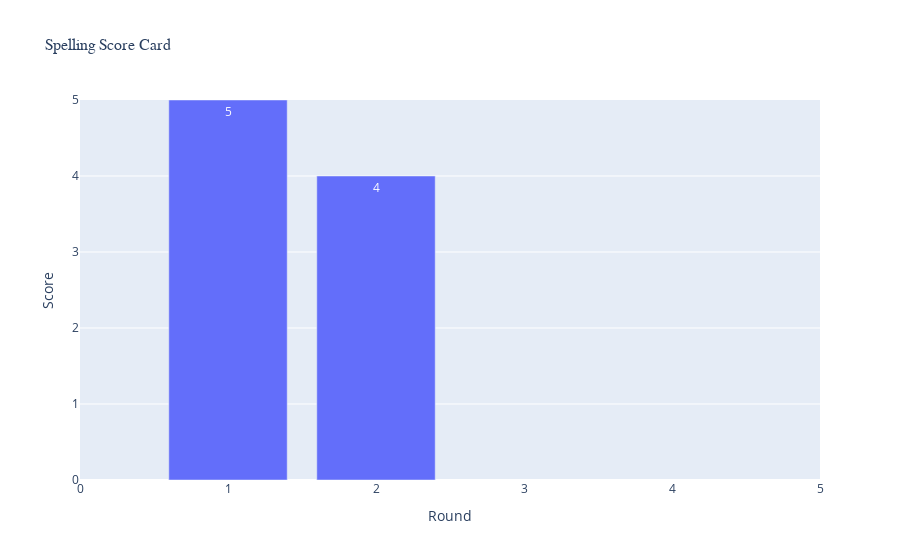

Source (notebook cell):
### Code cell
#build a spelling game 

#import necessary libraries for GUI, text to speech and audio player

import sqlite3

from gtts import gTTS
import os 


from pygame import mixer

import tkinter as tk
from tkinter import * 


import random 

import plotly.graph_objs as go 
import plotly.offline as offline 

offline.init_notebook_mode(connected=True)


database_filepath='spelling_game_Scores.db'

if os.path.exists(database_filepath):
    os.remove(database_filepath)
    
conn=sqlite3.connect(database_filepath)
cur=conn.cursor()

cur.executescript('''

CREATE TABLE Scores(Round INTEGER, Score INTEGER);

CREATE TABLE Mistakes(id INTEGER, Mistake VARCHAR(200))

''')




#create a window
window=tk.Tk()
window.title('Lets practise our spelling!')

#state variables 
start=StringVar()            
info=StringVar()
Next=StringVar()

score=0
q_num=0
round_num=0

#create a function to welcome the user
def welcome():
    start.set('Play')
    info.set("Welcome, let's practise some spelling! Press the play button to begin!")
    ent_spell.grid_remove()
    submit_btn.grid_remove()
    next_btn.grid_remove()
    yes_btn.grid_remove()
    no_btn.grid_remove()
    repeat_btn.grid_remove()


#create a fucntion to start the game
def start_game():
    
    global spelling_word
    global word_list
    global q_num
    q_num=q_num+1
    global round_num
    round_num=round_num+1 
    global myText 
   
    
    info_label.grid_remove()
    start_game_btn.grid_remove()
    ent_spell.grid()
    submit_btn.grid()
    next_btn.grid()
    repeat_btn.grid()
    Next.set('Next')
    next_btn.config(state='disabled')
    
    
    spelling_words='/Users/krupasarna/Documents/y2words.csv'
    word_list = []
    

    with open(spelling_words,'r') as f:
        word_list = f.read().split()
    
    
        
    spelling_word=random.choice(word_list)
    #answer.config(text=spelling_word)
    random_word='Please spell, ' + spelling_word
    word_list.remove(spelling_word)
    
    
    
    myText=random_word
    language='en'

    output=gTTS(text=myText,lang=language, slow=False)

    output.save('/Users/krupasarna/Documents/output.mp3')

    mixer.init()
    mixer.music.load('/Users/krupasarna/Documents/output.mp3')
    mixer.music.play()

    print('this is round number, ' + str(round_num))
    print('this is question number, ' + str(q_num))
    print(str(len(word_list))+' words left.')
   

    #os.system('/Users/krupasarna/Documents/output.mp3')
    
    #os.startfile('/Users/krupasarna/Documents/output.mp3')

    #answer.config(text=spelling_word)

def submit_spelling():
    
    global spelling_word 
    global word_list
    global score 
    
    
    next_btn.config(state='normal')
   
    correct_answer= spelling_word
   

    if str(ent_spell.get()) == correct_answer:
            answer.config(text='Correct!')
            score=score+1
            ent_spell.delete(0,END)
            ent_spell.config(state='disabled')
            submit_btn.config(state='disabled')
            repeat_btn.config(state='disabled')
            next_btn.config(state='normal')
    else:
            answer.config(text='Incorrect!')
            ent_spell.delete(0,END)
            ent_spell.config(state='disabled')
            submit_btn.config(state='disabled')
            repeat_btn.config(state='disabled')
            next_btn.config(state='normal')
            
            print(spelling_word)
            
            
            cur.execute('''INSERT INTO Mistakes (mistake) values (?)''', (spelling_word,))
            
def repeat_question():
    
    global myText
    
    language='en'

    output=gTTS(text=myText,lang=language, slow=False)

    output.save('/Users/krupasarna/Documents/output.mp3')

    mixer.init()
    mixer.music.load('/Users/krupasarna/Documents/output.mp3')
    mixer.music.play()
    

            
def next_question():
    
    global spelling_word
    global word_list
    global q_num
    global myText
    
    
    q_num=q_num+1
    print('This is question number, ' + str(q_num))
    
    
    ent_spell.config(state='normal')
    submit_btn.config(state='normal')
    repeat_btn.config(state='normal')
    next_btn.config(state='disabled')
    start_game_btn.grid_remove()
    
        
    spelling_word=random.choice(word_list)
    #answer.config(text=spelling_word)
    random_word='Please spell, ' + spelling_word
    word_list.remove(spelling_word)
    print(str(len(word_list))+' words left.')

    myText=random_word
    language='en'

    output=gTTS(text=myText,lang=language, slow=False)

    output.save('/Users/krupasarna/Documents/output.mp3')

    mixer.init()
    mixer.music.load('/Users/krupasarna/Documents/output.mp3')
    mixer.music.play()
    
    if q_num == 5:
        Next.set('Finish')
        next_btn.config(command=end_msg)
            
    if q_num >5:
        info_label.grid()
        info.set('You have finished the game!')
        ent_spell.config(state='disabled')
        
        
def end_msg():
    
    global score 
    global q_num
    global round_num
    
    
    info_label.grid()
    info.set('You scored, ' +str(score) + ' out of ' + str(q_num) + '. Would you like to play again?')
    yes_btn.grid()
    no_btn.grid()
    submit_btn.grid_remove()
    next_btn.grid_remove()
    ent_spell.grid_remove()
    answer.grid_remove()
    repeat_btn.grid_remove()
    
    cur.execute('''INSERT INTO Scores VALUES (?, ?)''', (round_num, score))
    
    
def play_again():    
    
    global spelling_word
    global word_list
    global q_num
    global score 
    global round_num
    global myText
    
    
    q_num=0
    score=0
    
    
    q_num=q_num+1
    round_num=round_num+1
    
    info_label.grid_remove()
    start_game_btn.grid_remove()
    yes_btn.grid_remove()
    no_btn.grid_remove()
    ent_spell.grid()
    ent_spell.config(state='normal')
    submit_btn.grid()
    submit_btn.config(state='normal')
    next_btn.grid()
    Next.set('Next')
    next_btn.config(state='disabled')
    next_btn.config(command=next_question)
    answer.grid()
    
    
    spelling_words='/Users/krupasarna/Documents/y2words.csv'
    word_list = []
    

    with open(spelling_words,'r') as f:
        word_list = f.read().split()
    
    
        
    spelling_word=random.choice(word_list)
    #answer.config(text=spelling_word)
    random_word='Please spell, ' + spelling_word
    word_list.remove(spelling_word)
    
    
    myText=random_word
    language='en'

    output=gTTS(text=myText,lang=language, slow=False)

    output.save('/Users/krupasarna/Documents/output.mp3')

    mixer.init()
    mixer.music.load('/Users/krupasarna/Documents/output.mp3')
    mixer.music.play()

    print('this is round number, ' + str(round_num))
    print('this is question number, ' + str(q_num))
    print(str(len(word_list))+' words left.')


def end_game():
    info.set('Thank you for playing. You may close the window now.')
    yes_btn.grid_remove()
    no_btn.grid_remove()
    
    cur.execute('''SELECT round FROM Scores''')
    sc_round=[item[0] for item in cur.fetchall()]
    
    cur.execute('''SELECT score FROM Scores''')
    sc_score=[item[0] for item in cur.fetchall()]
    print((sc_round),(sc_score))
    
    trace=go.Bar(x=sc_round, y=sc_score,
            
            
            text=sc_score,
            textposition='inside')
            
            
    data=[trace]
    layout=go.Layout(title='Spelling Score Card',
                
                
                titlefont=dict(family='Arial', size=16),
                
                xaxis=dict(title='Round'),
                xaxis_range=[0,5],
                yaxis_range=[0,5],
                yaxis=dict(title='Score')
                       
                    )
    
    fig=go.Figure(data=data, layout=layout)
    offline.iplot(fig)
   
    
#create a user entry box
ent_spell=tk.Entry(width=50)
ent_spell.grid(row=2, column=2, padx=20)   
    
#create a label widget to display info 
info_label=tk.Label(window, textvariable=info)
info_label.grid(row=1, column=2)
                
#create a button to start the game 
start_game_btn=tk.Button(textvariable=start, command=start_game)
start_game_btn.grid(row=3, column=4)

#create a next button 
next_btn=tk.Button(textvariable=Next, command=next_question)
next_btn.grid(row=3, column=4)

#create a submit entry button 
submit_btn=tk.Button(text='Submit', command=submit_spelling)
submit_btn.grid(row=3, column=2)

#create a yes button
yes_btn=tk.Button(text='Yes', command=play_again)
yes_btn.grid(row=3, column=2)

#create a no button 
no_btn=tk.Button(text='No', command=end_game)
no_btn.grid(row=3, column=3)

#create a repeat question button
repeat_btn=tk.Button(text='Repeat', command=repeat_question)
repeat_btn.grid(row=2, column=3)

#create an answer in the GUI to display output messages 
answer=tk.Label(text='')
answer.grid(row=4, column=2)


welcome()


#loop and close the window             
window.mainloop()


cur.close()
conn.commit()
conn.close()
window.quit()

### Figure 1 — Plotly figure (JSON) as saved in the notebook; plotly's stock layout.template omitted (floating-point values rounded to 4 significant figures)
{"data": [{"text": ["5", "4"], "textposition": "inside", "type": "bar", "x": [1, 2], "y": [5, 4]}], "layout": {"title": {"font": {"family": "Arial", "size": 16}, "text": "Spelling Score Card"}, "xaxis": {"range": [0, 5], "title": {"text": "Round"}}, "yaxis": {"range": [0, 5], "title": {"text": "Score"}}}}
